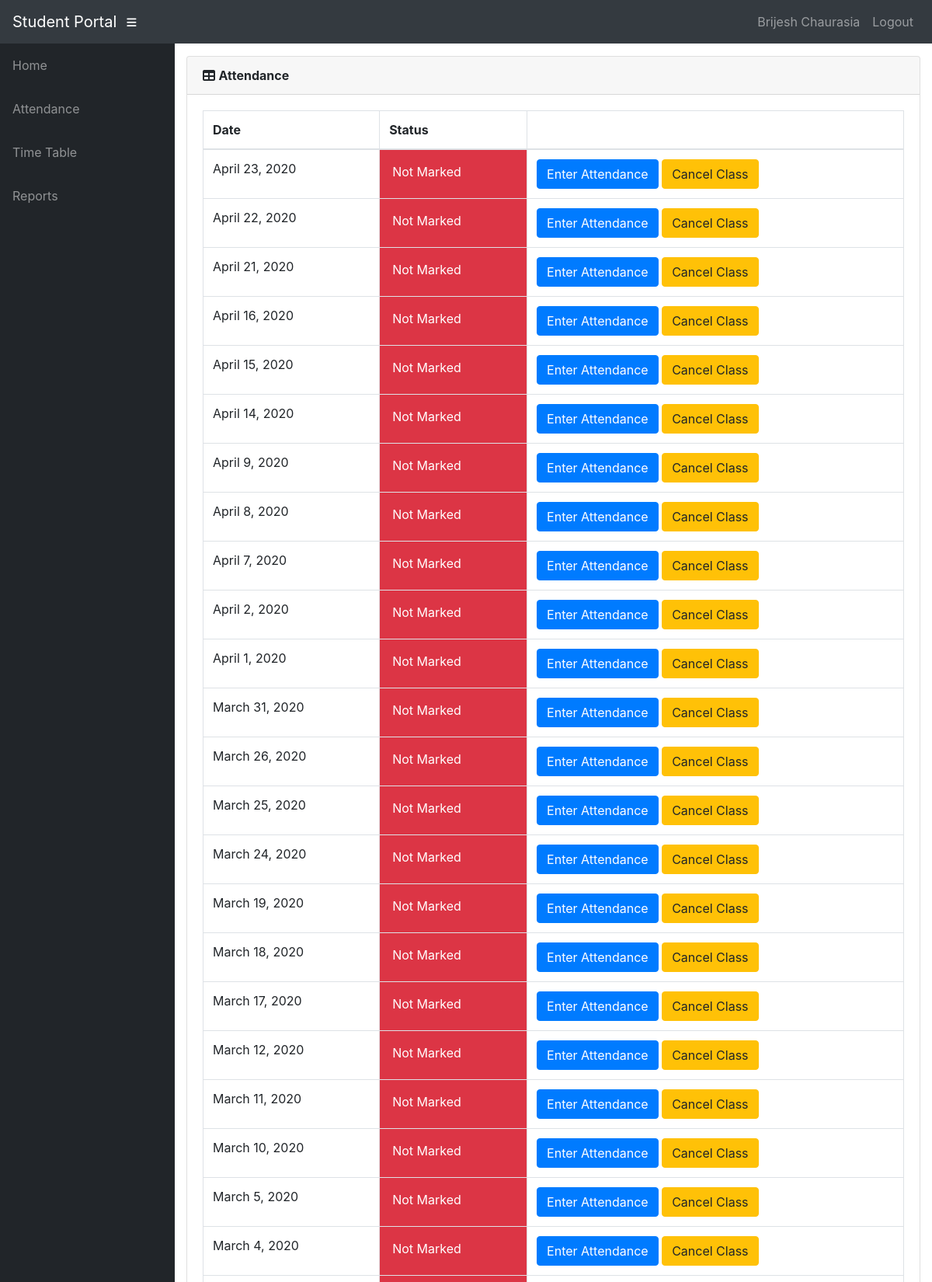
Screenshot of /info/teacher/10/ClassDates/ (signed in, upper part) with the database file from the repository.
### info/models.py (models this page shows, shortened)
class User(AbstractUser):
    @property
    def is_student(self):
        if hasattr(self, 'student'):
            return True
        return False
    @property
    def is_teacher(self):
        if hasattr(self, 'teacher'):
            return True
        return False

class Teacher(models.Model):
    user = models.OneToOneField(User, on_delete=models.CASCADE, null=True)
    id = models.CharField(primary_key=True, max_length=100)
    department = models.ForeignKey(Department, on_delete=models.CASCADE, default=1)
    name = models.CharField(max_length=100)
    sex = models.CharField(max_length=50, choices=sex_choice, default='Male')
    DOB = models.DateField(default='1980-01-01')

class AttendanceClass(models.Model):
    assign = models.ForeignKey(Assign, on_delete=models.CASCADE)
    date = models.DateField()
    status = models.IntegerField(default=0)

### info/views.py (the view)
# urls.py: path('teacher/<int:assign_id>/ClassDates/', views.t_class_date, name='t_class_date'),
@login_required()
def t_class_date(request, assign_id):
    now = timezone.now()
    ass = get_object_or_404(Assign, id=assign_id)
    att_list = ass.attendanceclass_set.filter(date__lte=now).order_by('-date')
    return render(request, 'info/t_class_date.html', {'att_list': att_list})

### info/templates/info/t_class_date.html (shortened to what this page needs)
{% extends 'info/base.html' %}
{% block content %}
    <div class="card mb-3">
        <div class="card-header">
              <i class="fas fa-table"></i>
            <b>Attendance</b></div>
            <div class="card-body">
              <div class="table-responsive">
                <table class="table table-bordered" id="dataTable" width="100%" cellspacing="0">
                  <thead>
                    <tr>
                        <th>Date</th>
                        <th>Status</th>
                        <th></th>
                    </tr>
                  </thead>
                  <tbody>
                    {% for a in att_list %}
                    <tr>
                        <td>{{ a.date }}</td>
                        {% if a.status == 0 %}
                            <td class="p-3 mb-2 bg-danger text-white">Not Marked</td>
                            <td>
                                <a class="btn btn-primary" href="{% url 't_attendance' a.id %}" role="button">Enter Attendance</a>
                                <a class="btn btn-warning" href="{% url 'cancel_class' a.id %}">Cancel Class</>
                            </td>
                        {% elif a.status == 1 %}
                            <td class="p-3 mb-2 bg-success text-white">Marked</td>
                            <td><a class="btn btn-secondary" href="{% url 'edit_att' a.id %}" role="button">Edit Attendance</a> </td>
                        {% else %}
                            <td class="p-3 mb-2 bg-warning text-white">Cancelled</td>
                            <td><a class="btn btn-primary" href="{% url 't_attendance' a.id %}" role="button">Enter Attendance</a></td>
                        {% endif %}
                    </tr>
                    {% empty %}
                            <p>student has no courses</p>
                    {% endfor %}
                  </tbody>
                </table>
              </div>
        </div>
    </div>
{% endblock %}

### info/templates/info/base.html (shortened to what this page needs)
<!DOCTYPE html>
<html lang="en">
  <head>
      {% load static %}
    <link href="{% static '/info/bootstrap/vendor/bootstrap/css/bootstrap.min.css' %}" rel="stylesheet">
    <link href="{% static '/info/bootstrap/vendor/fontawesome-free/css/all.min.css' %}" rel="stylesheet" type="text/css">
    <link href="{% static '/info/bootstrap/vendor/datatables/dataTables.bootstrap4.css' %}" rel="stylesheet">
    <link href="{% static '/info/bootstrap/css/sb-admin.css' %}" rel="stylesheet">
  </head>
  <body id="page-top">
    <nav class="navbar navbar-expand navbar-dark bg-dark static-top">
      <a class="navbar-brand mr-1" href="{% url 'index' %}">Student Portal</a>
      <button class="btn btn-link btn-sm text-white order-1 order-sm-0" id="sidebarToggle" href="#">
        <i class="fas fa-bars"></i>
      </button>
        <div class="collapse navbar-collapse" id="navbarResponsive">
          <ul class="navbar-nav ml-auto">
            <li class="nav-item">
                {% if request.user.is_student %}
                    <a class="nav-link text-capitalize">{{ request.user.student.name }}</a>
                {% elif request.user.is_teacher %}
                    <a class="nav-link text-capitalize">{{ request.user.teacher.name }}</a>
                {% endif %}
            </li>
            <li class="nav-item">
                <a class="nav-link" href="#" data-toggle="modal" data-target="#logoutModal">Logout</a>
            </li>
          </ul>
        </div>
    </nav>
    <div id="wrapper">
      <ul class="sidebar navbar-nav">
            <li class="nav-item">
              <a class="nav-link" href="{% url 'index' %}">
                <span>Home</span>
              </a>
            </li>
        {% if request.user.is_student %}
            <li class="nav-item">
              <a class="nav-link" href="{% url 'attendance' request.user.student.EID %}">
                <span>Attendance</span>
              </a>
            </li>
            <li class="nav-item">
              <a class="nav-link" href="{% url 'attendance' request.user.student.EID %}">
                <span>Attendance By Subject</span>
              </a>
            </li>
              <li class="nav-item">
              <a class="nav-link" href="{% url 'timetable' request.user.student.class_id_id %}">
                <span>Time Table</span>
              </a>
            </li>
        {% elif request.user.is_teacher %}
            <li class="nav-item">
              <a class="nav-link" href="{% url 't_clas' request.user.teacher.id 1 %}">
                <span>Attendance</span>
              </a>
            </li>
              <li class="nav-item">
              <a class="nav-link" href="{% url 't_timetable' request.user.teacher.id %}">
                <span>Time Table</span>
              </a>
            </li>
            <li class="nav-item">
              <a class="nav-link" href="{% url 't_clas' request.user.teacher.id 3 %}">
                <span>Reports</span>
              </a>
            </li>
        {% endif %}
      </ul>
      <div id="content-wrapper">
        <div class="container-fluid">
            {% block content %}
            {% endblock %}
        </div>
      </div>
    </div>
  </body>
</html>

### rows the page displays
User: user.teacher.name "Brijesh Chaurasia"
AttendanceClass: date "April 23, 2020", status "Not Marked"
AttendanceClass: date "April 22, 2020", status "Not Marked"
AttendanceClass: date "April 21, 2020", status "Not Marked"
AttendanceClass: date "April 16, 2020", status "Not Marked"
AttendanceClass: date "April 15, 2020", status "Not Marked"
AttendanceClass: date "April 14, 2020", status "Not Marked"
AttendanceClass: date "April 9, 2020", status "Not Marked"
AttendanceClass: date "April 8, 2020", status "Not Marked"
AttendanceClass: date "April 7, 2020", status "Not Marked"
AttendanceClass: date "April 2, 2020", status "Not Marked"
AttendanceClass: date "April 1, 2020", status "Not Marked"
AttendanceClass: date "March 31, 2020", status "Not Marked"
AttendanceClass: date "March 26, 2020", status "Not Marked"
AttendanceClass: date "March 25, 2020", status "Not Marked"
AttendanceClass: date "March 24, 2020", status "Not Marked"
AttendanceClass: date "March 19, 2020", status "Not Marked"
AttendanceClass: date "March 18, 2020", status "Not Marked"
AttendanceClass: date "March 17, 2020", status "Not Marked"
AttendanceClass: date "March 12, 2020", status "Not Marked"
AttendanceClass: date "March 11, 2020", status "Not Marked"
AttendanceClass: date "March 10, 2020", status "Not Marked"
AttendanceClass: date "March 5, 2020", status "Not Marked"
AttendanceClass: date "March 4, 2020", status "Not Marked"
